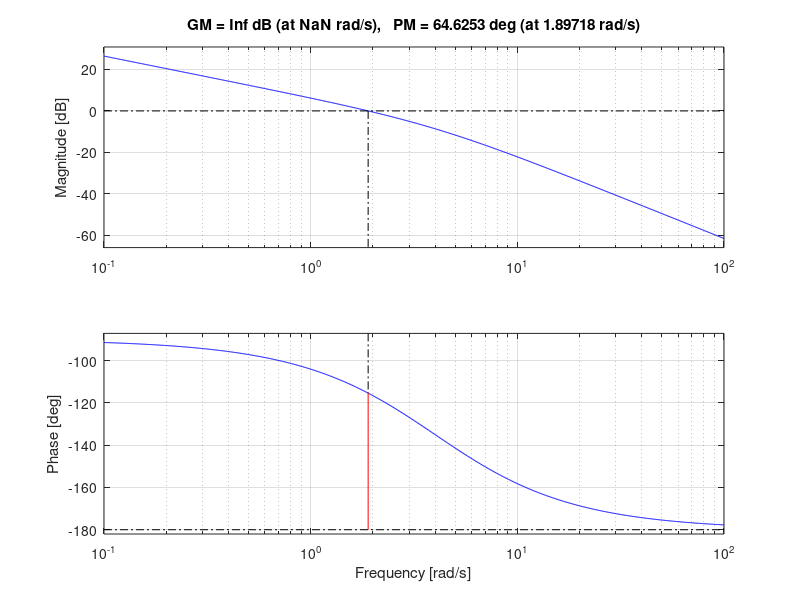
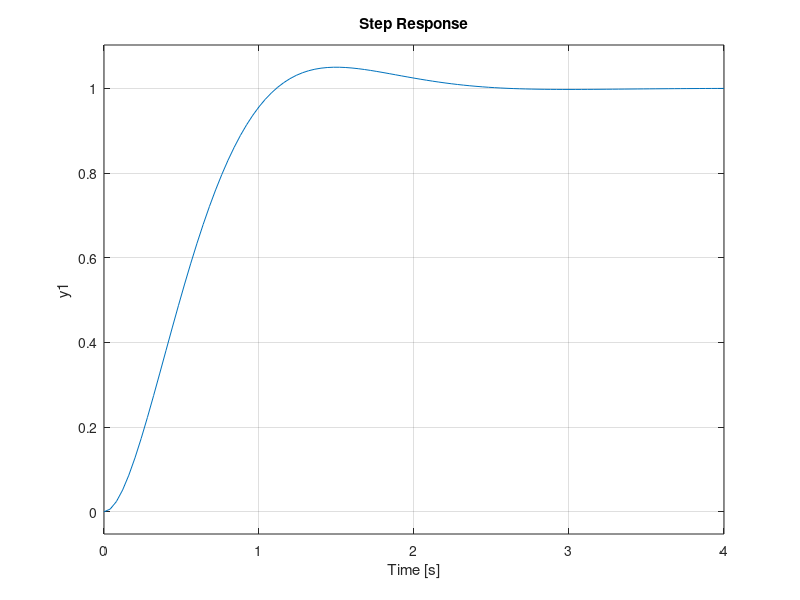

These charts were generated, in order, by the following MATLAB code: (Note: this script raises an error after producing the figures.)

%%===============================
% System Requirements
% Here we set the desired requirements, how much overshoor is desired and
% the settling time of the system
Os= 5;
Ts = 2;

%%==================================
% Controller gain calculations
%First we calculate the dampening ratio
zeta = (-log(Os/100)*(sqrt(1/(pi^2+log(Os/100)^2))))

%Here kp and kv is calcualted based on the requirements for the system
kp= ((4/zeta)*(1/Ts))^2
kv = 2*zeta*sqrt(kp)

%%==================================
% Bodeplot and gain/phase margin
figure(1)

%Firstly we are writing up the Open loop tranfer function for the system
%We write the numerator and the denominator seperatly
num = [kp];
den = [1 kv 0];

%Here the numerator and denominator is put together as a transfer function
OpenLoopTf = tf(num,den) 

%Here we plot the bode plot for the open loop transfer function and find
%the phase and gain margin of the system
margin(OpenLoopTf)
grid on

%%===================================
% Step Response
% Here we create a figure of a step response on our closedloop transfer
% function.

figure(2)
%This step applies the golden rule to our openloop transfer function giving
%us the closed loop transfer function

sysCL = feedback(OpenLoopTf, 1)
%Here the closed loop transfer function is put through a step reponse and
%graphed.

step(sysCL)
%After this the infomation about it like settling time rise time etc. is
%being printed to the command window
stepinfo(sysCL)